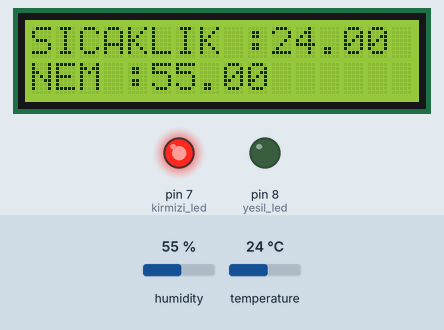
Simulated run of this sketch. Board: Arduino Uno, built with avr-gcc and run on an emulated ATmega328P. Parts: 16×2 character LCD, output pins drawn as LEDs (lit = HIGH). Inputs (shaded band) come from the test bench; at power-on: temperature 24 °C, humidity 55 %. What the sketch prints to the serial monitor is not drawn.

Above: at 1.2 s.
1.3 s: temperature set to 26 °C
At 3.6 s:
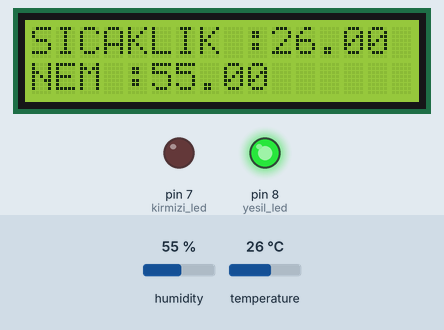
4.5 s: humidity set to 22 %
At 7.8 s:
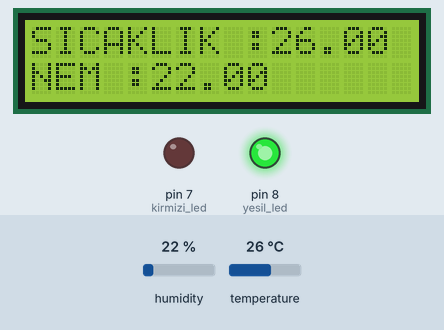
8.5 s: humidity set to 40 %
At 12.1 s:
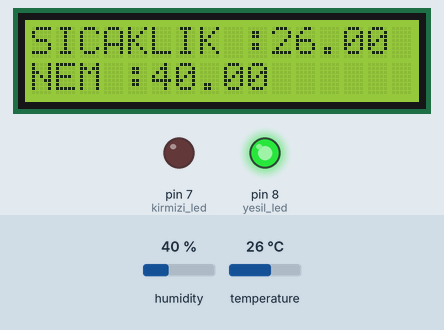
12.5 s: temperature set to 12 °C
At 16.4 s:
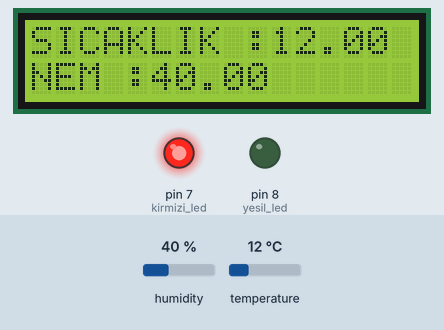
Timing chart, 0 to 17.5 s (numbered marks = the images above; inputs shaded):
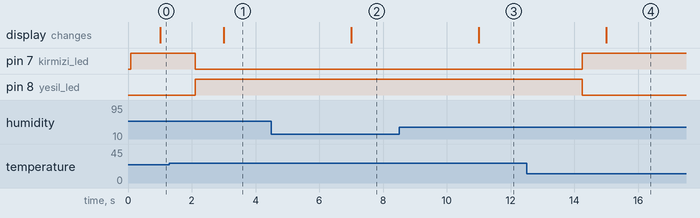

Measured:
- the behaviour switches between 24 and 25 °C on temperature (found by bisection; images 0 and 1)
- after the input at 1.3 s, pin 7 (kirmizi_led): HIGH → LOW after 0.81 s; pin 8 (yesil_led): LOW → HIGH after 0.81 s; the display: changes after 1.7 s (image 1)
- after the input at 4.5 s, the display: changes after 2.5 s (image 2)
- after the input at 8.5 s, the display: changes after 2.5 s (image 3)
- after the input at 12.5 s, pin 7 (kirmizi_led): LOW → HIGH after 1.7 s; pin 8 (yesil_led): HIGH → LOW after 1.7 s; the display: changes after 2.5 s (image 4)

The sketch:

ESE-3_LCD.ino
```cpp
#include <DHT.h>
#include <LiquidCrystal.h>

LiquidCrystal lcd(12, 11, 5, 4, 3, 2);
DHT dht(13, DHT11);
#define kirmizi_led 7
#define yesil_led 8

long sonYazma = 0;
long yazmaraligi = 1000;

void setup() {
  Serial.begin(9600);
  dht.begin();
  lcd.begin(16, 2);
  lcd.setCursor(0, 1);
  lcd.print("NEM :");

  pinMode(kirmizi_led, OUTPUT);
  pinMode(yesil_led, OUTPUT);
}

void loop() {

  float sicaklik = dht.readTemperature();
  float nem = dht.readHumidity();

  if (isnan(sicaklik) || isnan(nem)) {
    Serial.println("okunmadı:)");
    return;
  }

  if (sicaklik < 25) {
    digitalWrite(yesil_led, LOW);
    digitalWrite(kirmizi_led, HIGH);
  } else {
    digitalWrite(kirmizi_led, 0);
    digitalWrite(yesil_led, 1);
  }

  long suan = millis();
  if (suan -  sonYazma >= yazmaraligi) {
     sonYazma = suan;
    lcd.setCursor(0, 0);
    lcd.print("SICAKLIK :" );
    lcd.print(sicaklik);
    lcd.setCursor(0, 1);
    lcd.print("NEM :");
    lcd.print(nem);
    Serial.print("Sicaklik: ");
    Serial.print(sicaklik);
    Serial.print(" C, Nem: ");
    Serial.print(nem);
    Serial.println(" %");
  }
}
```
